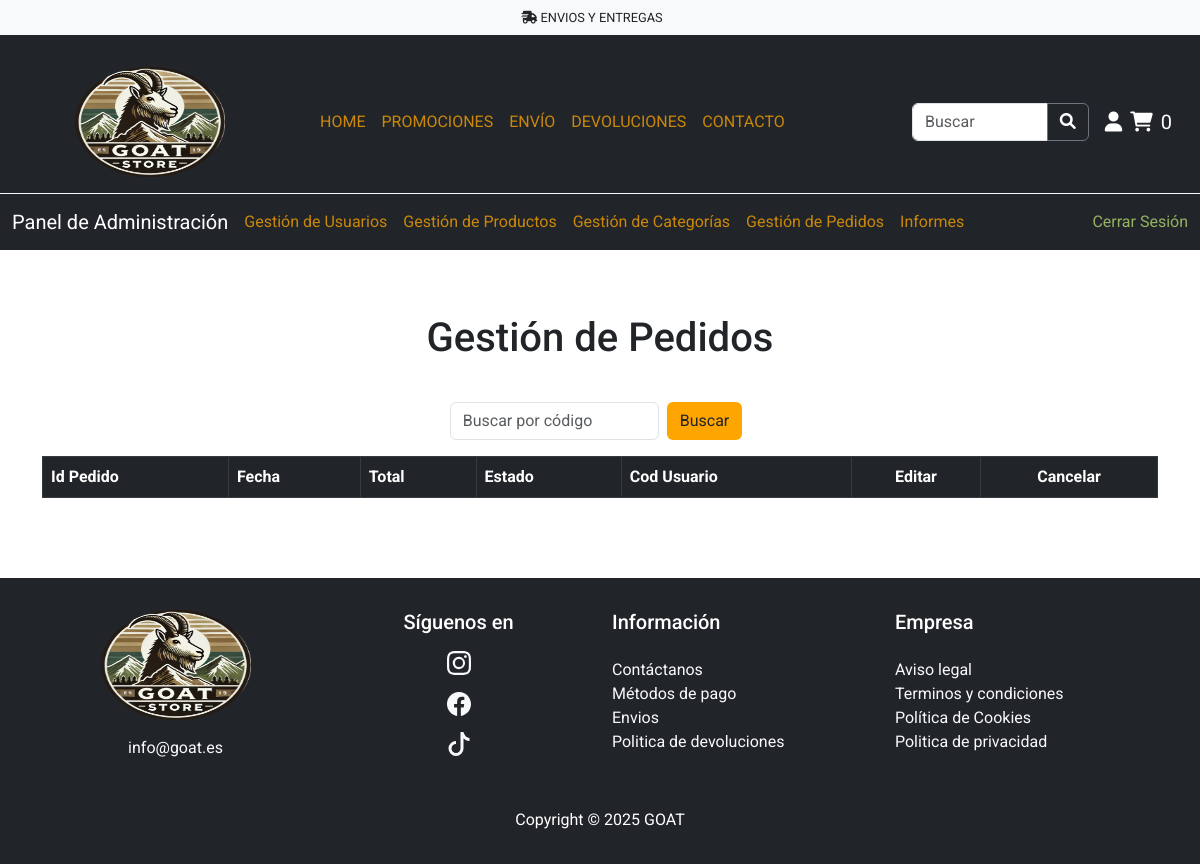
Before: /paginas/gestion_pedidos.php (signed in) with the older database file.
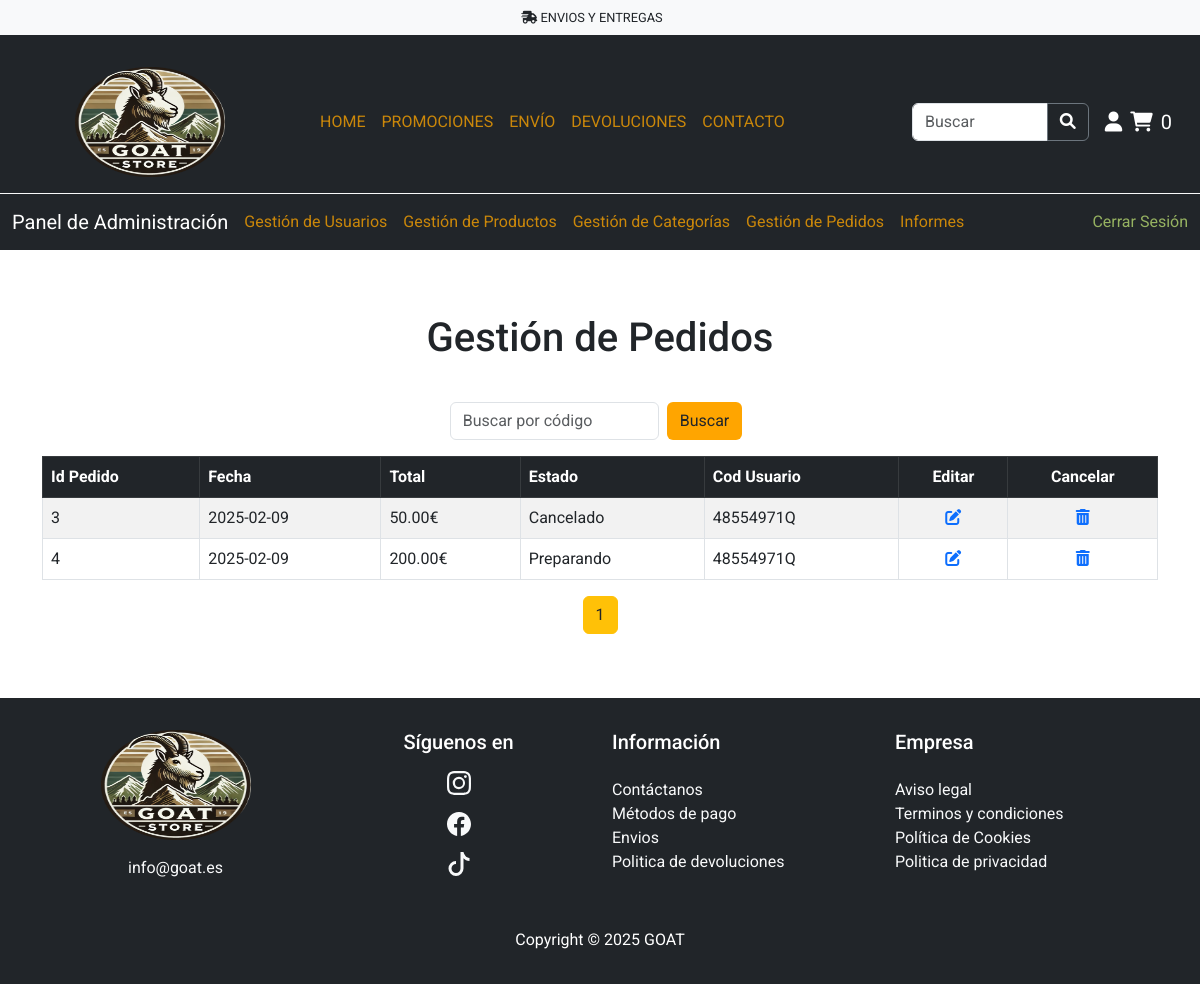
After: the same page with the newer database file.
### tables this page shows
CREATE TABLE `pedidos` (
  `idPedido` int(11) NOT NULL,
  `fecha` date NOT NULL,
  `total` float NOT NULL,
  `estado` varchar(50) NOT NULL DEFAULT 'Proceso',
  `cod_usuario` varchar(9) NOT NULL
);

### gestores/GestorPedidos.php (called while the page is built, shortened)
<?php
include_once 'Pedido.php';
class GestorPedidos
{
    private $db;
    public function __construct($db)
    {
        $this->db = $db;
    }
    public function obtenerPedidos()
    {
        $sql = "SELECT * FROM pedidos";
        try {
            $stmt = $this->db->prepare($sql);
            $stmt->execute();
            $result = $stmt->fetchAll(PDO::FETCH_ASSOC);
            foreach ($result as $row) {
                $lista_categorias[] = new Pedido(
                    $row['idPedido'],
                    $row['fecha'],
                    $row['total'],
                    $row['estado'],
                    $row['cod_usuario']
                );
            }
            return $lista_categorias;
        } catch (PDOException $e) {
            echo "Error al obtener los productos: " . $e->getMessage();
            return false;
        }
    }
    public function getPedidosPag($inicio, $cantidad)
    {
        $sql = "SELECT * FROM pedidos LIMIT :inicio, :cantidad";
        try {
            $stmt = $this->db->prepare($sql);
            $stmt->bindValue(':inicio', (int) $inicio, PDO::PARAM_INT);
            $stmt->bindValue(':cantidad', (int) $cantidad, PDO::PARAM_INT);
            $stmt->execute();
            $result = $stmt->fetchAll(PDO::FETCH_ASSOC);
            $pedidos = [];
            foreach ($result as $row) {
                $pedidos[] = new Pedido(
                    $row['idPedido'],
                    $row['fecha'],
                    $row['total'],
                    $row['estado'],
                    $row['cod_usuario'],
                );
            }
            return $pedidos;
        } catch (PDOException $e) {
            echo "Error al obtener los productos: " . $e->getMessage();
            return [];
        }
    }
}
?>

### gestores/Pedido.php (called while the page is built, shortened)
<?php
class Pedido {
    private $idPedido;
    private $fecha;
    private $total;
    private $estado;
    private $cod_usuario;
    public function __construct($idPedido, $fecha, $total, $estado, $cod_usuario) {
        $this->idPedido = $idPedido;
        $this->fecha = $fecha;
        $this->total = $total;
        $this->estado = $estado;
        $this->cod_usuario = $cod_usuario;
    }
    public function getidPedido() {
        return $this->idPedido;
    }
    public function getFecha() {
        return $this->fecha;
    }
    public function getTotal() {
        return $this->total;
    }
    public function getEstado() {
        return $this->estado;
    }
    public function getCod_usuario() {
        return $this->cod_usuario;
    }
}
?>

### paginas/gestion_pedidos.php (the view, shortened to what the changed rows need)
<?php
require_once '../servidor/config.php';
include_once '../gestores/GestorPedidos.php';
include_once '../gestores/Pedido.php';
$db = conectar();
$gestor = new GestorPedidos($db);
$pedidosPorPagina = 5;
$pagina = isset($_GET['pagina']) ? (int) $_GET['pagina'] : 1;
$inicio = ($pagina - 1) * $pedidosPorPagina;
$pedidos = $gestor->getPedidosPag($inicio, $pedidosPorPagina);
$totalPedidos = count($gestor->obtenerPedidos());
$totalPaginas = ceil($totalPedidos / $pedidosPorPagina);
if (isset($_GET['buscar'])) {
    $pedidoEncontrado = $gestor->buscarPedido($_GET['buscar']);
    $pedidos = $pedidoEncontrado;
} else {
    $pedidos = $gestor->getPedidosPag($inicio, $pedidosPorPagina);
}
?>
<!DOCTYPE html>
<html lang="en">
<head>
    <link href="https://cdn.jsdelivr.net/npm/bootstrap@5.3.0/dist/css/bootstrap.min.css" rel="stylesheet">
    <link rel="stylesheet" href="https://cdnjs.cloudflare.com/ajax/libs/font-awesome/6.0.0-beta3/css/all.min.css">
    <link rel="stylesheet" href="../estilos/style1.css">
</head>
<body class="d-flex flex-column min-vh-100">
    <div class="container my-5">
        <h1 class="text-center mt-3 mb-4">Gestión de Pedidos</h1>
        <div class="table-container">
            <table class="table table-striped table-bordered">
                <thead class="table-dark">
                    <tr>
                        <th>Id Pedido</th>
                        <th>Fecha</th>
                        <th>Total</th>
                        <th>Estado</th>
                        <th>Cod Usuario</th>
                        <th class="text-center">Editar</th>
                        <th class="text-center">Cancelar</th>
                    </tr>
                </thead>
                <tbody>
                    <?php foreach ($pedidos as $pedido): ?>
                        <tr>
                            <td><?php echo htmlspecialchars($pedido->getIdPedido()); ?></td>
                            <td><?php echo htmlspecialchars($pedido->getFecha()); ?></td>
                            <td><?php echo htmlspecialchars(number_format($pedido->getTotal(), 2)); ?>€</td>
                            <td><?php echo htmlspecialchars($pedido->getEstado()); ?></td>
                            <td><?php echo htmlspecialchars($pedido->getCod_Usuario()); ?></td>
                            <td class="text-center">
                                <a href="editar_pedido.php?idPedido=<?php echo htmlspecialchars($pedido->getIdPedido()); ?>">
                                    <i class="fas fa-edit"></i>
                                </a>
                            </td>
                            <td class="text-center">
                                <a href="cancelarPedido.php?idPedido=<?php echo htmlspecialchars($pedido->getIdPedido()); ?>">
                                    <i class="fas fa-trash-alt"></i>
                                </a>
                            </td>
                        </tr>
                    <?php endforeach; ?>
                </tbody>
            </table>
            <?php if(!isset($_GET['buscar'])){ ?>
            <nav>
                <ul class="pagination justify-content-center">
                    <?php for ($i = 1; $i <= $totalPaginas; $i++): ?>
                        <li class="page-item">
                            <a class="page-link border border-warning text-dark <?= $pagina == $i ? 'active bg-warning text-dark' : '' ?>"
                               href="?pagina=<?= $i ?>"><?= $i ?></a>
                        </li>
                    <?php endfor; ?>
                </ul>
            </nav>
            <?php  }?>
        </div>
    </div>
</body>
</html>

Changed rows visible on the page:
added pedidos: idPedido "3", fecha "2025-02-09", total "50.00", estado "Cancelado", cod_usuario "48554971Q"
added pedidos: idPedido "4", fecha "2025-02-09", total "200.00", estado "Preparando", cod_usuario "48554971Q"
Other visible differences:
new list line: "1"
